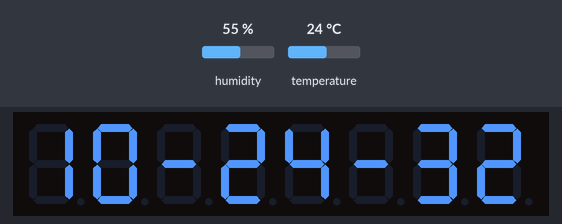
A sketch run on a simulated ESP32. Parts: 8-digit seven-segment display. The test bench sets the inputs (shaded band); at power-on: humidity 55 %, temperature 24 °C. WiFi joins after 1.5 s; servers stay silent unless stated; network time is answered at once with the bench clock; the local clock reads 2024-03-15 10:24:30 at power-on unless the sketch sets it; what the sketch prints to the serial monitor is not drawn.

Above: at 2.7 s.
2.8 s: humidity set to 22 %
At 6.6 s:
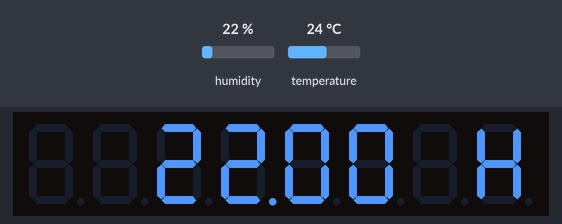
6.9 s: humidity set to 40 %
At 8.0 s:
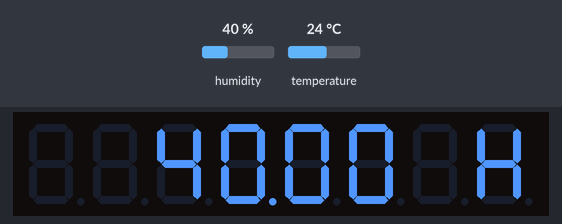
At 37.1 s:
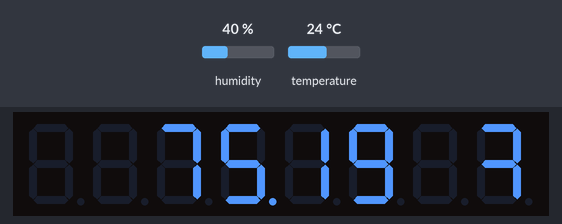
Timing chart, 0 to 37.4 s (numbered marks = the images above; inputs shaded):
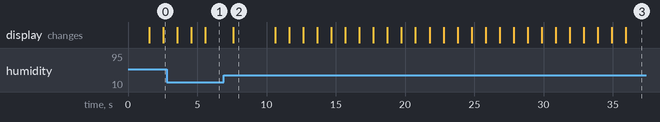

Measured:
- what the display in image 2 shows lasts 3.0 s, from 7.6 s to 10.6 s

The sketch:

5.2.ino
```cpp
#include "LedController.hpp"
#include <NTPClient.h>
#include <WiFi.h>
#include <WiFiUdp.h>
#include "DHTesp.h"


const char* ssid = "GS_home stay";
const char* password = "657657657";
WiFiUDP ntpUDP;
NTPClient timeClient(ntpUDP);

#define Pin_DIN 21
#define Pin_CS 19
#define Pin_CLK 18
#define Pin_DHT22 4
DHTesp dht;
LedController<1, 1> lc;

void setup() {
  Serial.begin(115200);
  lc = LedController<1, 1>(Pin_DIN, Pin_CLK, Pin_CS);
  lc.setIntensity(8);
  lc.clearMatrix();
  dht.setup(Pin_DHT22, DHTesp::DHT22);

  WiFi.begin(ssid, password);
  while ( WiFi.status() != WL_CONNECTED ) {
    delay(500);
    Serial.print(".");
  }
  timeClient.begin();
  timeClient.setTimeOffset(25200);
}

void loop() {
  timeClient.update();
  String LEDTIME = timeClient.getFormattedTime();
  int seconds = timeClient.getSeconds(); // ดึงค่าวินาที

  float t_celsius = dht.getTemperature();
  float f = dht.toFahrenheit(t_celsius);
  float h = dht.getHumidity();

  lc.clearMatrix();

  // --- เงื่อนไขตามวินาทีที่คุณกำหนด ---

  // 1. วินาทีเป็น 5, 6, 7, 8, 9 แสดงอุณหภูมิฟาเรนไฮต์ (เช่น 12.34 F)
  if (seconds >= 5 && seconds <= 9) {
    int f_int = (int)f;
    int f_dec = (int)(f * 100) % 100;

    lc.setDigit(0, 5, f_int / 10, false);
    lc.setDigit(0, 4, f_int % 10, true);   // จุดทศนิยม
    lc.setDigit(0, 3, f_dec / 10, false);
    lc.setDigit(0, 2, f_dec % 10, false);
    lc.setRow(0, 0, B01110001);            // ตัว 'F'

    Serial.print("Displaying Temp (F): "); Serial.println(f);
  }
  // 2. วินาทีเป็น 35, 36, 37, 38, 39 แสดงความชื้น (เช่น 56.78 H)
  else if (seconds >= 35 && seconds <= 39) {
    int h_int = (int)h;
    int h_dec = (int)(h * 100) % 100;

    lc.setDigit(0, 5, h_int / 10, false);
    lc.setDigit(0, 4, h_int % 10, true);   // จุดทศนิยม
    lc.setDigit(0, 3, h_dec / 10, false);
    lc.setDigit(0, 2, h_dec % 10, false);
    lc.setRow(0, 0, B00110111);            // ตัว 'H'

    Serial.print("Displaying Humid: "); Serial.println(h);
  }
  // 3. เวลาปกติ
  else {
    lc.setDigit(0, 7, LEDTIME.charAt(0) - '0', false);
    lc.setDigit(0, 6, LEDTIME.charAt(1) - '0', false);
    lc.setRow(0, 5, B00000001);
    lc.setDigit(0, 4, LEDTIME.charAt(3) - '0', false);
    lc.setDigit(0, 3, LEDTIME.charAt(4) - '0', false);
    lc.setRow(0, 2, B00000001);
    lc.setDigit(0, 1, LEDTIME.charAt(6) - '0', false);
    lc.setDigit(0, 0, LEDTIME.charAt(7) - '0', false);
  }

  delay(1000);
}
```
